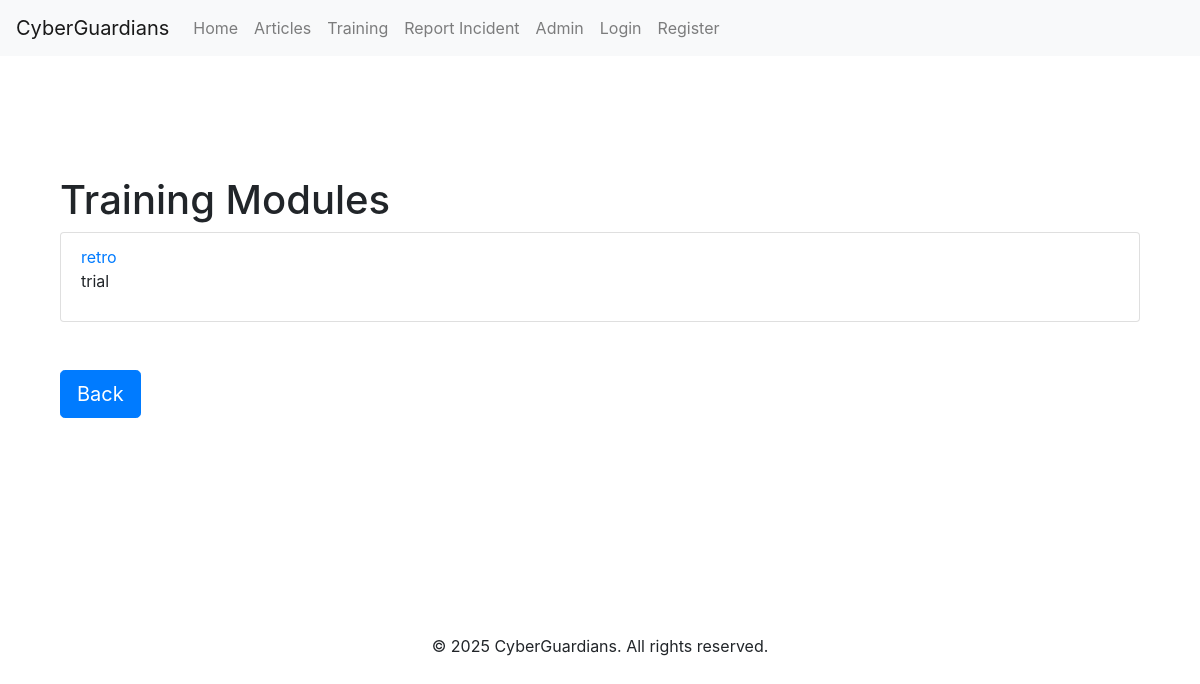
/training/, run on an earlier commit of the app's database.
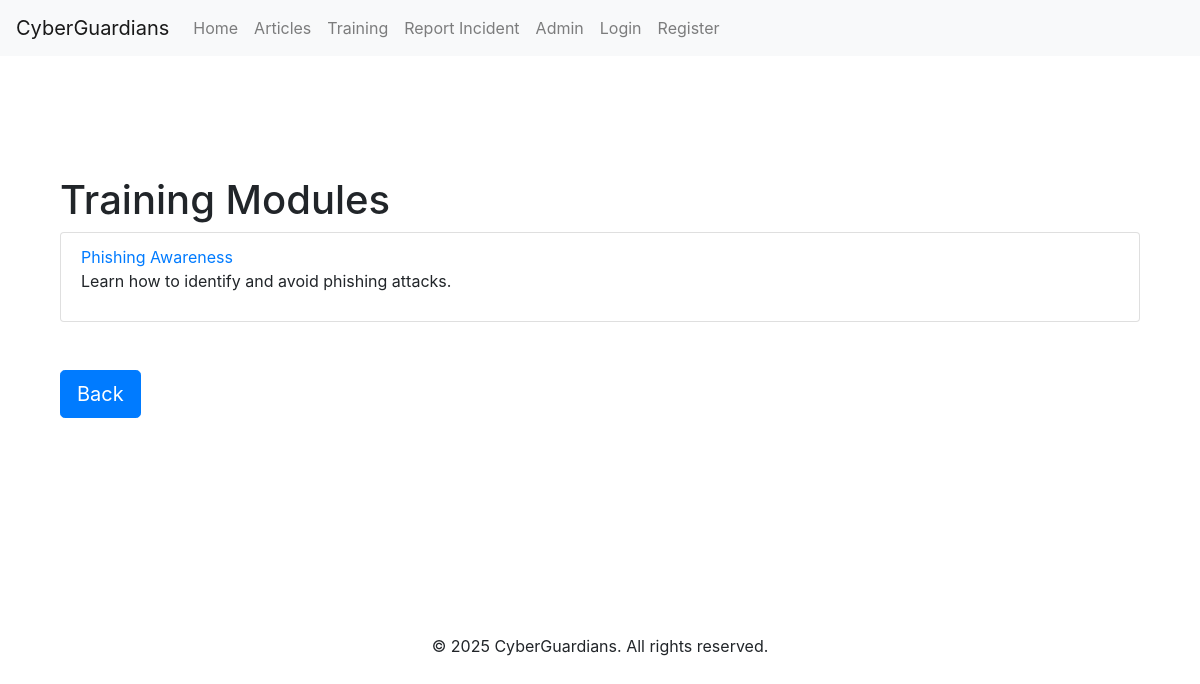
And on a later commit of the database.
### main/models.py (models this page shows, shortened)
class trainingModule(models.Model):
    title = models.CharField(max_length=200, help_text="Enter the title of the training module.")
    description = models.TextField(help_text="Provide a brief description of the module.")
    created_at = models.DateTimeField(auto_now_add=True)
    updated_at = models.DateTimeField(auto_now=True)
    content = models.TextField(help_text="Main content of the training module.")
    duration_minutes = models.PositiveIntegerField(help_text="Estimated duration in minutes.")
    is_active = models.BooleanField(default=True, help_text="Is this module currently active?")
    video_url = models.URLField(blank=True, null=True, help_text="Link to a video related to the module.")
    image = models.ImageField(upload_to='uploads/training_images/', blank=True, null=True, help_text="Upload an image for the module.")
    quiz = models.ForeignKey('Quiz', on_delete=models.SET_NULL, null=True, blank=True, help_text="Associated quiz for this module.")

### main/views.py (the view)
# urls.py: path('training/', views.training_list, name='training_list'),
def training_list(request):
    modules = trainingModule.objects.filter(is_active=True).prefetch_related('quizzes')  # Only show active modules
    return render(request, 'training_list.html', {'modules': modules, 'quiz': quiz})

### main/templates/training_list.html (shortened to what this page needs)
{% extends 'base.html' %}
{% block content %}
<br><Br>
  <div class="container mt-5">
        <h1>Training Modules</h1>
        <ul class="list-group">
            {% for module in modules %}
                <li class="list-group-item">
                    <a href="{% url 'training' module.id %}">{{ module.title }}</a>
                    <p>{{ module.description|truncatewords:20 }}</p>
                </li>
            {% empty %}
                <li class="list-group-item">No training modules available.</li>
            {% endfor %}
        </ul>
        <br><br>
         <a href="{% url 'home' %}" class="btn btn-primary btn-lg">Back</a>
    </div>
<br><Br><br><br>
<br><Br><br><br>
{% endblock %}

What changed in the data, as far as the page shows it:
removed trainingModule: title "retro", description "trial"
added trainingModule: title "Phishing Awareness", description "Learn how to identify and avoid phishing attacks."
